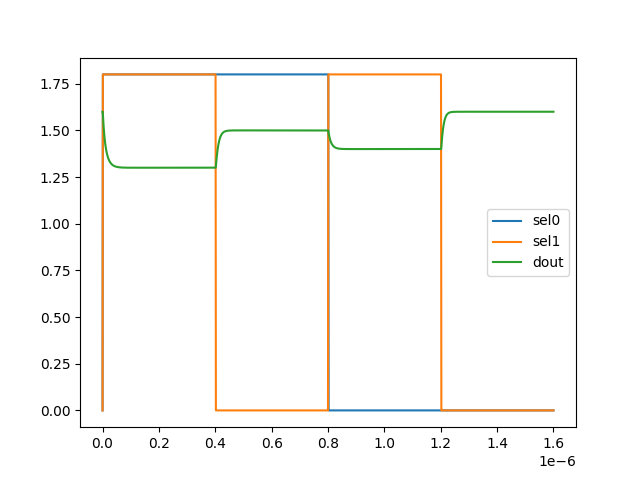

Reproduce this figure in Python.
import numpy as np
import matplotlib.pyplot as plt
from collections import defaultdict

saved = [
    "din0",
    "din1",
    "din2",
    "din3",
    "sel0",
    "sel1",
    "sel_b0",
    "sel_b1",
    "dout",
]


def read_data(f):
    data = defaultdict(lambda: [])
    for line in f.readlines():
        values = line.split()
        ctr = 0
        for key in saved:
            if ctr == 0:
                data["time"].append(float(values[ctr]))
            ctr += 1
            data[key].append(float(values[ctr]))
            ctr += 1
    return {k: np.array(v) for k, v in data.items()}


def read_test_data():
    with open("./column_mux_4.dat") as f:
        return read_data(f)


def plot_data(data):
    plt.figure()
    plt.plot(data["time"], data["sel0"])
    plt.plot(data["time"], data["sel1"])
    plt.plot(data["time"], data["dout"])
    plt.legend(["sel0", "sel1", "dout"])
    plt.savefig("column_mux_4.png")


if __name__ == "__main__":
    data = read_test_data()
    plot_data(data)
